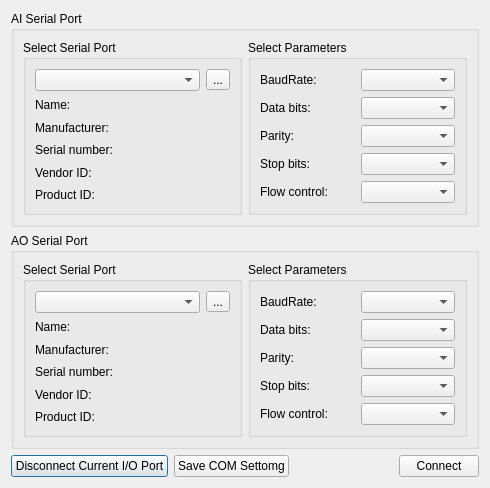
<?xml version="1.0" encoding="UTF-8"?>
<ui version="4.0">
 <class>SerialSettingsDialog</class>
 <widget class="QDialog" name="SerialSettingsDialog">
  <property name="geometry">
   <rect>
    <x>0</x>
    <y>0</y>
    <width>490</width>
    <height>431</height>
   </rect>
  </property>
  <property name="windowTitle">
   <string>Settings</string>
  </property>
  <layout class="QVBoxLayout" name="verticalLayout">
   <item>
    <widget class="QGroupBox" name="groupBox">
     <property name="title">
      <string>AI Serial Port</string>
     </property>
     <layout class="QHBoxLayout" name="horizontalLayout_2">
      <item>
       <widget class="QGroupBox" name="selectBox">
        <property name="title">
         <string>Select Serial Port</string>
        </property>
        <layout class="QGridLayout" name="gridLayout">
         <item row="1" column="0">
          <widget class="QLabel" name="descriptionLabel">
           <property name="text">
            <string>Name:</string>
           </property>
          </widget>
         </item>
         <item row="0" column="0">
          <widget class="QComboBox" name="serialPortInfoListBox"/>
         </item>
         <item row="2" column="0">
          <widget class="QLabel" name="manufacturerLabel">
           <property name="text">
            <string>Manufacturer:</string>
           </property>
          </widget>
         </item>
         <item row="4" column="0">
          <widget class="QLabel" name="vidLabel">
           <property name="text">
            <string>Vendor ID:</string>
           </property>
          </widget>
         </item>
         <item row="5" column="0">
          <widget class="QLabel" name="pidLabel">
           <property name="text">
            <string>Product ID:</string>
           </property>
          </widget>
         </item>
         <item row="0" column="1">
          <widget class="QToolButton" name="updateBtn">
           <property name="layoutDirection">
            <enum>Qt::LeftToRight</enum>
           </property>
           <property name="autoFillBackground">
            <bool>true</bool>
           </property>
           <property name="text">
            <string>...</string>
           </property>
           <property name="icon">
            <iconset resource="../resources/rc.qrc">
             <normaloff>:/images/search_press.png</normaloff>:/images/search_press.png</iconset>
           </property>
           <property name="iconSize">
            <size>
             <width>20</width>
             <height>20</height>
            </size>
           </property>
           <property name="autoRaise">
            <bool>false</bool>
           </property>
          </widget>
         </item>
         <item row="3" column="0">
          <widget class="QLabel" name="serialNumberLabel">
           <property name="text">
            <string>Serial number:</string>
           </property>
          </widget>
         </item>
        </layout>
       </widget>
      </item>
      <item>
       <widget class="QGroupBox" name="parametersBox">
        <property name="title">
         <string>Select Parameters</string>
        </property>
        <layout class="QGridLayout" name="gridLayout_2">
         <item row="0" column="0">
          <widget class="QLabel" name="baudRateLabel">
           <property name="text">
            <string>BaudRate:</string>
           </property>
          </widget>
         </item>
         <item row="0" column="1">
          <widget class="QComboBox" name="baudRateBox"/>
         </item>
         <item row="1" column="0">
          <widget class="QLabel" name="dataBitsLabel">
           <property name="text">
            <string>Data bits:</string>
           </property>
          </widget>
         </item>
         <item row="1" column="1">
          <widget class="QComboBox" name="dataBitsBox"/>
         </item>
         <item row="2" column="0">
          <widget class="QLabel" name="parityLabel">
           <property name="text">
            <string>Parity:</string>
           </property>
          </widget>
         </item>
         <item row="2" column="1">
          <widget class="QComboBox" name="parityBox"/>
         </item>
         <item row="3" column="0">
          <widget class="QLabel" name="stopBitsLabel">
           <property name="text">
            <string>Stop bits:</string>
           </property>
          </widget>
         </item>
         <item row="3" column="1">
          <widget class="QComboBox" name="stopBitsBox"/>
         </item>
         <item row="4" column="0">
          <widget class="QLabel" name="flowControlLabel">
           <property name="text">
            <string>Flow control:</string>
           </property>
          </widget>
         </item>
         <item row="4" column="1">
          <widget class="QComboBox" name="flowControlBox"/>
         </item>
        </layout>
       </widget>
      </item>
     </layout>
    </widget>
   </item>
   <item>
    <widget class="QGroupBox" name="groupBox_2">
     <property name="title">
      <string>AO Serial Port</string>
     </property>
     <layout class="QHBoxLayout" name="horizontalLayout_3">
      <item>
       <widget class="QGroupBox" name="selectBox_2">
        <property name="title">
         <string>Select Serial Port</string>
        </property>
        <layout class="QGridLayout" name="gridLayout_3">
         <item row="1" column="0">
          <widget class="QLabel" name="AOdescriptionLabel">
           <property name="text">
            <string>Name:</string>
           </property>
          </widget>
         </item>
         <item row="0" column="0">
          <widget class="QComboBox" name="AOserialPortInfoListBox"/>
         </item>
         <item row="2" column="0">
          <widget class="QLabel" name="AOmanufacturerLabel">
           <property name="text">
            <string>Manufacturer:</string>
           </property>
          </widget>
         </item>
         <item row="4" column="0">
          <widget class="QLabel" name="AOvidLabel">
           <property name="text">
            <string>Vendor ID:</string>
           </property>
          </widget>
         </item>
         <item row="5" column="0">
          <widget class="QLabel" name="AOpidLabel">
           <property name="text">
            <string>Product ID:</string>
           </property>
          </widget>
         </item>
         <item row="0" column="1">
          <widget class="QToolButton" name="AOupdateBtn">
           <property name="layoutDirection">
            <enum>Qt::LeftToRight</enum>
           </property>
           <property name="autoFillBackground">
            <bool>true</bool>
           </property>
           <property name="text">
            <string>...</string>
           </property>
           <property name="icon">
            <iconset resource="../resources/rc.qrc">
             <normaloff>:/images/search_press.png</normaloff>:/images/search_press.png</iconset>
           </property>
           <property name="iconSize">
            <size>
             <width>20</width>
             <height>20</height>
            </size>
           </property>
           <property name="autoRaise">
            <bool>false</bool>
           </property>
          </widget>
         </item>
         <item row="3" column="0">
          <widget class="QLabel" name="AOserialNumberLabel">
           <property name="text">
            <string>Serial number:</string>
           </property>
          </widget>
         </item>
        </layout>
       </widget>
      </item>
      <item>
       <widget class="QGroupBox" name="parametersBox_2">
        <property name="title">
         <string>Select Parameters</string>
        </property>
        <layout class="QGridLayout" name="gridLayout_4">
         <item row="0" column="0">
          <widget class="QLabel" name="AObaudRateLabel">
           <property name="text">
            <string>BaudRate:</string>
           </property>
          </widget>
         </item>
         <item row="0" column="1">
          <widget class="QComboBox" name="AObaudRateBox"/>
         </item>
         <item row="1" column="0">
          <widget class="QLabel" name="AOdataBitsLabel">
           <property name="text">
            <string>Data bits:</string>
           </property>
          </widget>
         </item>
         <item row="1" column="1">
          <widget class="QComboBox" name="AOdataBitsBox"/>
         </item>
         <item row="2" column="0">
          <widget class="QLabel" name="AOparityLabel">
           <property name="text">
            <string>Parity:</string>
           </property>
          </widget>
         </item>
         <item row="2" column="1">
          <widget class="QComboBox" name="AOparityBox"/>
         </item>
         <item row="3" column="0">
          <widget class="QLabel" name="AOstopBitsLabel">
           <property name="text">
            <string>Stop bits:</string>
           </property>
          </widget>
         </item>
         <item row="3" column="1">
          <widget class="QComboBox" name="AOstopBitsBox"/>
         </item>
         <item row="4" column="0">
          <widget class="QLabel" name="AOflowControlLabel">
           <property name="text">
            <string>Flow control:</string>
           </property>
          </widget>
         </item>
         <item row="4" column="1">
          <widget class="QComboBox" name="AOflowControlBox"/>
         </item>
        </layout>
       </widget>
      </item>
     </layout>
    </widget>
   </item>
   <item>
    <layout class="QHBoxLayout" name="horizontalLayout">
     <item>
      <widget class="QPushButton" name="disConnectBtn">
       <property name="text">
        <string>Disconnect Current I/O Port</string>
       </property>
      </widget>
     </item>
     <item>
      <widget class="QPushButton" name="saveBtn">
       <property name="text">
        <string>Save COM Settomg</string>
       </property>
      </widget>
     </item>
     <item>
      <spacer name="horizontalSpacer">
       <property name="orientation">
        <enum>Qt::Horizontal</enum>
       </property>
       <property name="sizeHint" stdset="0">
        <size>
         <width>96</width>
         <height>20</height>
        </size>
       </property>
      </spacer>
     </item>
     <item>
      <widget class="QPushButton" name="connectBtn">
       <property name="text">
        <string>Connect</string>
       </property>
      </widget>
     </item>
    </layout>
   </item>
  </layout>
 </widget>
 <resources>
  <include location="../resources/rc.qrc"/>
 </resources>
 <connections/>
</ui>
